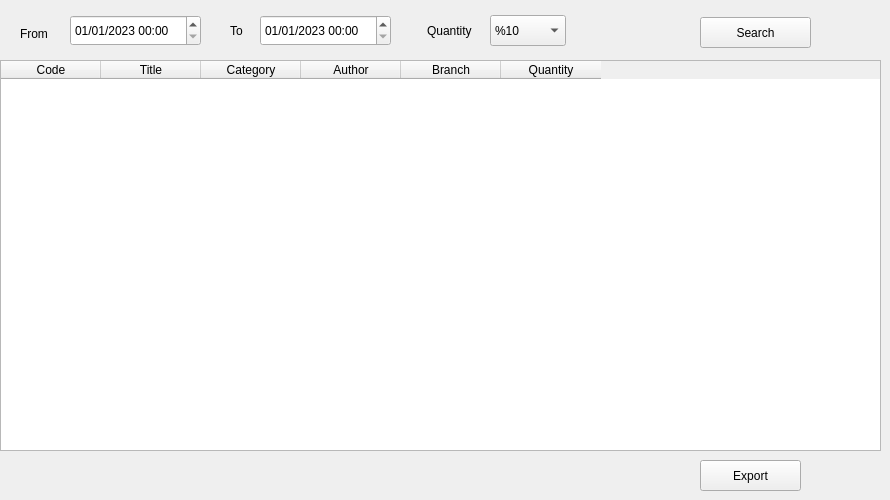
           <widget class="QWidget" name="tab_26">
            <attribute name="title">
             <string>Book Reports</string>
            </attribute>
            <widget class="QLabel" name="label_33">
             <property name="geometry">
              <rect>
               <x>20</x>
               <y>18</y>
               <width>58</width>
               <height>31</height>
              </rect>
             </property>
             <property name="text">
              <string>From</string>
             </property>
            </widget>
            <widget class="QLabel" name="label_45">
             <property name="geometry">
              <rect>
               <x>230</x>
               <y>15</y>
               <width>58</width>
               <height>31</height>
              </rect>
             </property>
             <property name="text">
              <string>To</string>
             </property>
            </widget>
            <widget class="QLabel" name="label_46">
             <property name="geometry">
              <rect>
               <x>427</x>
               <y>15</y>
               <width>71</width>
               <height>31</height>
              </rect>
             </property>
             <property name="text">
              <string>Quantity</string>
             </property>
            </widget>
            <widget class="QDateTimeEdit" name="dateTimeEdit">
             <property name="geometry">
              <rect>
               <x>70</x>
               <y>15</y>
               <width>131</width>
               <height>31</height>
              </rect>
             </property>
             <property name="dateTime">
              <datetime>
               <hour>0</hour>
               <minute>0</minute>
               <second>0</second>
               <year>2023</year>
               <month>1</month>
               <day>1</day>
              </datetime>
             </property>
             <property name="maximumDateTime">
              <datetime>
               <hour>23</hour>
               <minute>59</minute>
               <second>59</second>
               <year>2028</year>
               <month>12</month>
               <day>31</day>
              </datetime>
             </property>
             <property name="displayFormat">
              <string>dd/MM/yyyy hh:mm</string>
             </property>
            </widget>
            <widget class="QPushButton" name="pushButton_34">
             <property name="geometry">
              <rect>
               <x>700</x>
               <y>17</y>
               <width>111</width>
               <height>31</height>
              </rect>
             </property>
             <property name="text">
              <string>Search</string>
             </property>
            </widget>
            <widget class="QTableWidget" name="tableWidget_7">
             <property name="geometry">
              <rect>
               <x>0</x>
               <y>60</y>
               <width>881</width>
               <height>391</height>
              </rect>
             </property>
             <column>
              <property name="text">
               <string>Code</string>
              </property>
             </column>
             <column>
              <property name="text">
               <string>Title</string>
              </property>
             </column>
             <column>
              <property name="text">
               <string>Category</string>
              </property>
             </column>
             <column>
              <property name="text">
               <string>Author</string>
              </property>
             </column>
             <column>
              <property name="text">
               <string>Branch</string>
              </property>
             </column>
             <column>
              <property name="text">
               <string>Quantity</string>
              </property>
             </column>
            </widget>
            <widget class="QPushButton" name="pushButton_49">
             <property name="geometry">
              <rect>
               <x>700</x>
               <y>460</y>
               <width>101</width>
               <height>31</height>
              </rect>
             </property>
             <property name="text">
              <string>Export</string>
             </property>
            </widget>
            <widget class="QDateTimeEdit" name="dateTimeEdit_2">
             <property name="geometry">
              <rect>
               <x>260</x>
               <y>15</y>
               <width>131</width>
               <height>31</height>
              </rect>
             </property>
             <property name="dateTime">
              <datetime>
               <hour>0</hour>
               <minute>0</minute>
               <second>0</second>
               <year>2023</year>
               <month>1</month>
               <day>1</day>
              </datetime>
             </property>
             <property name="maximumDateTime">
              <datetime>
               <hour>23</hour>
               <minute>59</minute>
               <second>59</second>
               <year>2028</year>
               <month>12</month>
               <day>31</day>
              </datetime>
             </property>
             <property name="displayFormat">
              <string>dd/MM/yyyy hh:mm</string>
             </property>
            </widget>
            <widget class="QComboBox" name="comboBox_9">
             <property name="geometry">
              <rect>
               <x>490</x>
               <y>15</y>
               <width>76</width>
               <height>31</height>
              </rect>
             </property>
             <item>
              <property name="text">
               <string>%10</string>
              </property>
             </item>
             <item>
              <property name="text">
               <string>%25</string>
              </property>
             </item>
             <item>
              <property name="text">
               <string>%50</string>
              </property>
             </item>
             <item>
              <property name="text">
               <string>%75</string>
              </property>
             </item>
             <item>
              <property name="text">
               <string>%100</string>
              </property>
             </item>
            </widget>
           </widget>
